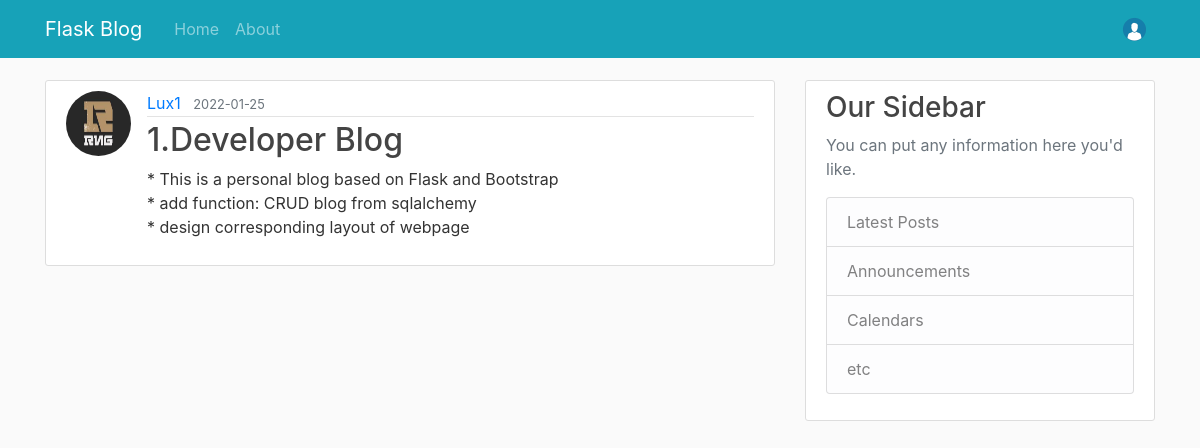
The app's page /post/1 (signed in) with its own data.
### flaskblog/models.py (models this page shows, shortened)
class User(db.Model, UserMixin):
    id = db.Column(db.Integer, primary_key=True)
    username = db.Column(db.String(20), unique=True, nullable=False)
    email = db.Column(db.String(120), unique=True, nullable=False)
    image_file = db.Column(db.String(20), nullable=False, default='default.png')
    password = db.Column(db.String(60), nullable=False)
    posts = db.relationship('Post', backref='author', lazy=True)

class Post(db.Model):
    id = db.Column(db.Integer, primary_key=True)
    title = db.Column(db.String(100), nullable=False)
    date_posted = db.Column(db.DateTime, nullable=False, default=datetime.utcnow)
    content = db.Column(db.Text, nullable=False)
    user_id = db.Column(db.Integer, db.ForeignKey('user.id'), nullable=False)

### flaskblog/routes.py (the view)
@app.route('/post/<int:post_id>')
def post(post_id):
    post = Post.query.get_or_404(post_id)
    return render_template('post.html', title=post.title, post=post)

### flaskblog/models.py (called while the page is built)
@login_manager.user_loader
def load_user(user_id):
    return User.query.get(int(user_id))

### flaskblog/templates/post.html (shortened to what this page needs)
{% extends "template.html" %}
{% block content %}
    <article class="media content-section">
        {% if post.author.image_file != 'default.png' %}
            <img class="rounded-circle article-img" src="{{url_for('static', filename='profile_img/' + post.author.id|string + '/' + post.author.image_file)}}">
        {% else %}
            <img class="rounded-circle article-img" src="{{url_for('static', filename='profile_img/default.png')}}">
        {% endif %}
        <div class="media-body">
            <div class="article-metadata">
                <a class="mr-2" href="{{url_for('user_post', username=post.author.username)}}">{{post.author.username}}</a>
                <small class="text-muted">{{post.date_posted.strftime('%Y-%m-%d')}}</small>
            </div>
            <h2 class="article-title" >{{post.title}}</h2>
            <p class="article-content">{{post.content}}</p>
        </div>
    </article>
{% endblock content %}

### flaskblog/static/main.css (style rules this page uses)
body { background: #fafafa; color: #333333; margin-top: 5rem; }
h1, h2, h3, h4, h5, h6 { color: #444444; }
.content-section { background: #ffffff; padding: 10px 20px; border: 1px solid #dddddd; border-radius: 3px; margin-bottom: 20px; }
.article-title { color: #444444; }
.article-content { white-space: pre-line; }
.article-img { height: 65px; width: 65px; margin-right: 16px; }
.article-metadata { padding-bottom: 1px; margin-bottom: 4px; border-bottom: 1px solid #e3e3e3 }

### records on screen
User: id+image_file (picture), author.username "Lux1"
Post: date_posted "2022-01-25", title "1.Developer Blog", content "* This is a personal blog based on Flask and Bootstrap * add function: CRUD blog from sqlalchemy * design corresponding layout of webpage"
